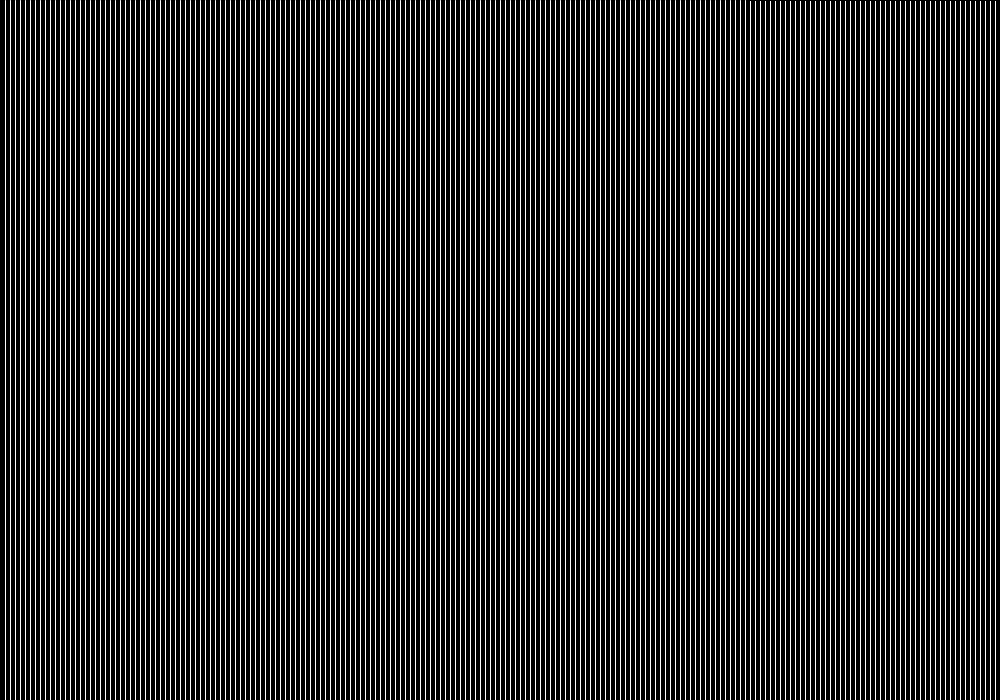
Frame 1 (no input)
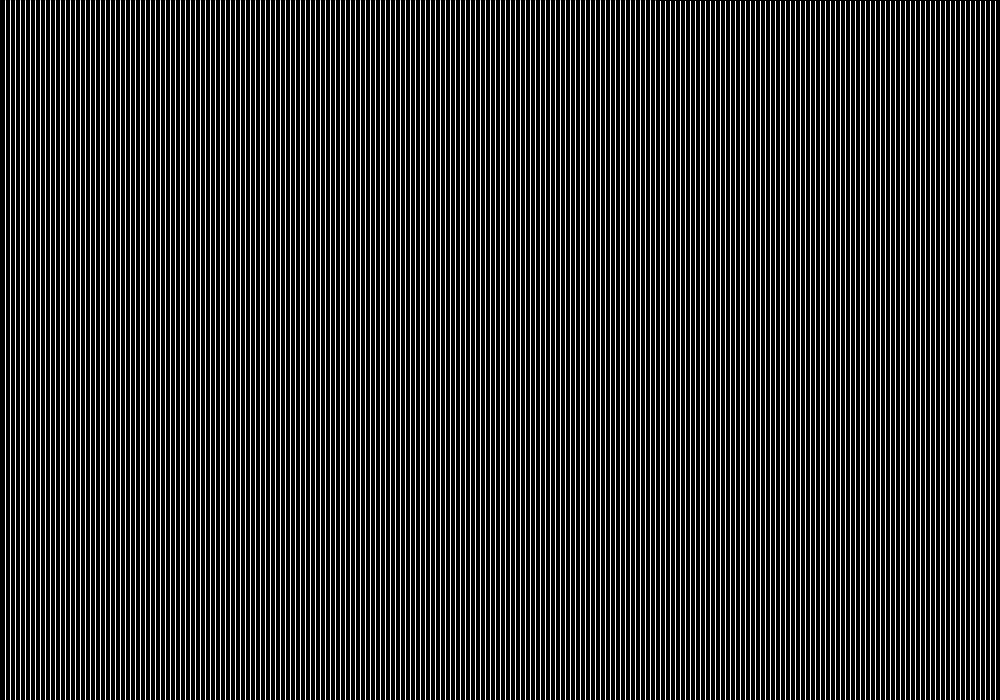
Frame 60 (the mouse pressed at the canvas centre just before this capture)
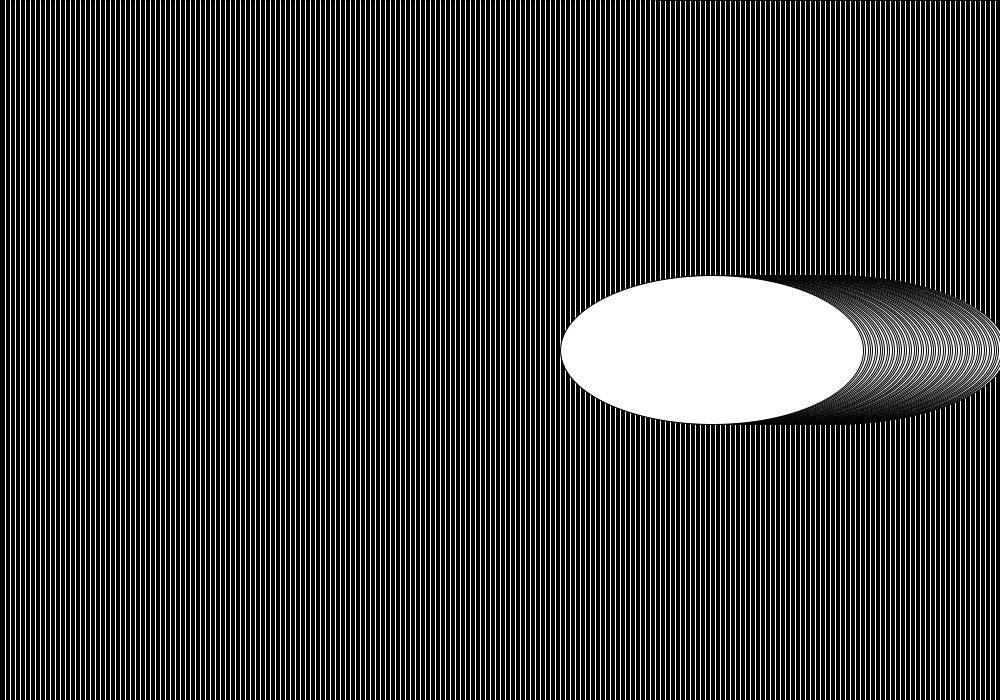
Frame 120 (the mouse held since frame 60 and released just before this capture)

The Processing sketch that drew these frames (run headless with seeded random() and noise(); from frame 60 on, the mouse is pressed at the canvas centre):

// Processing sketch: processing_134657
// ── processing_134657.pde


    void setup() { 
    size(1000, 700);
    background(0);
    for (int i = 0; i < 1001; i = i+5) {
    line(i, 0, i, 700);
    stroke(255);
  } frameRate(45);
  } int e=950;
    int a=100;

    void draw() {
    if (keyPressed) {
    if (key == 'q' ) { //permite comandar os eixos X e Y das elipses
    e=mouseX;
    }if (key == 'w' ){ellipse(mouseY,e,e*noise(a),mouseY*noise(a)); //reflete o negócio.
    }if (key == 'e' ){ellipse(mouseY,e,mouseY*noise(a),e*noise(a));     
 }  }if (key == 'r' ){ellipse(e*noise(a),mouseY*noise(a),e,mouseY);
 }
    stroke(0);
    ellipse(e,mouseY,e*noise(a),mouseY*noise(a)); //elipses
    e -=1.5;
  }

    void mousePressed() {
    if (mouseButton == LEFT) { //leva o eixo X para 950
    e=950;  
  } else if (mouseButton == RIGHT) { // 'a' tomas os valores do eixo X
    a=e;
  }  
}

//botão direito do mouse:muda o tamanho das elipses
//botão esquerdo do mouse:o centro da elipse vai para eixoX=950
//'q'/'w'/'e'/'r'
